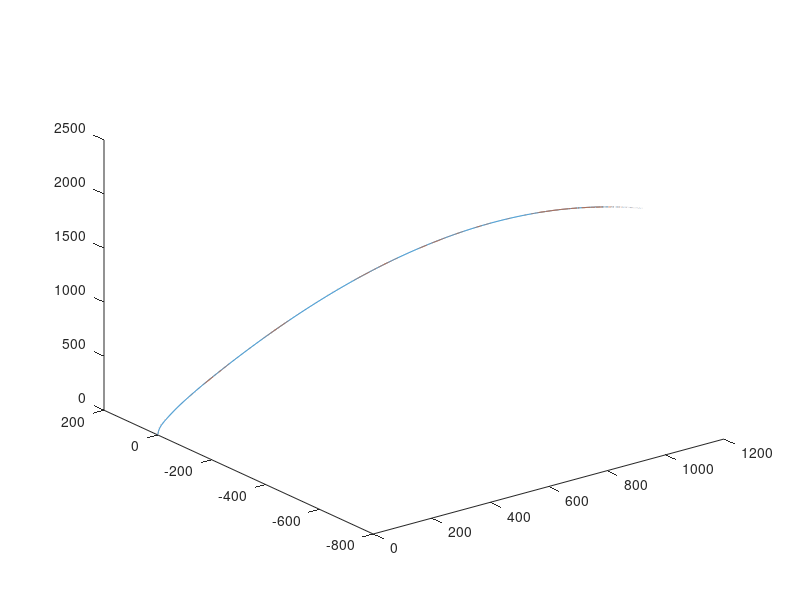
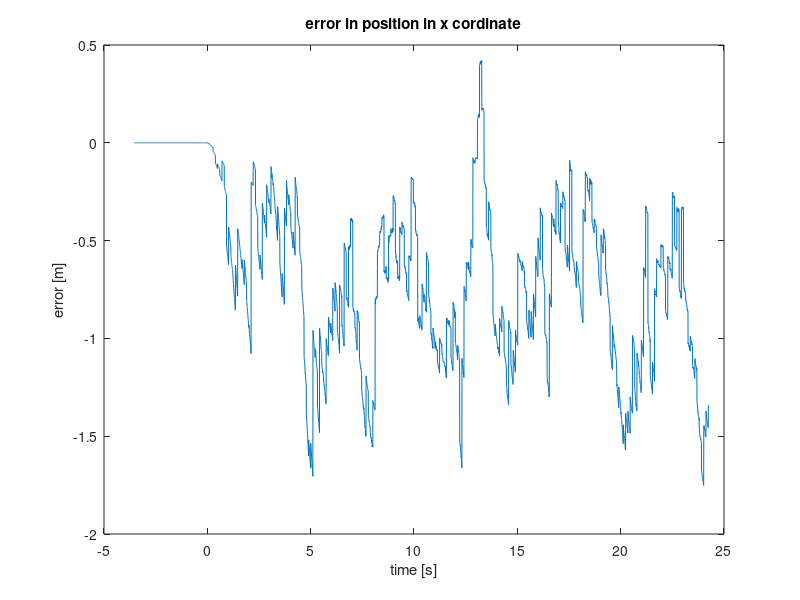
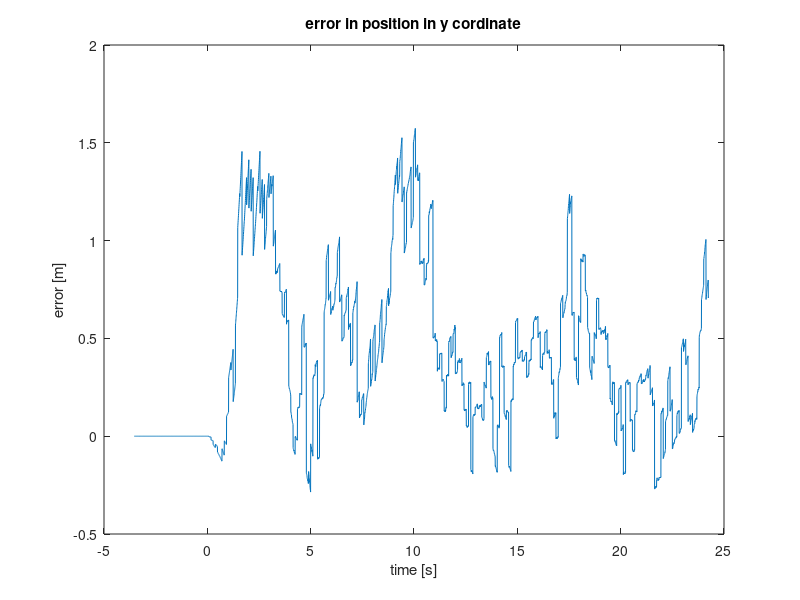
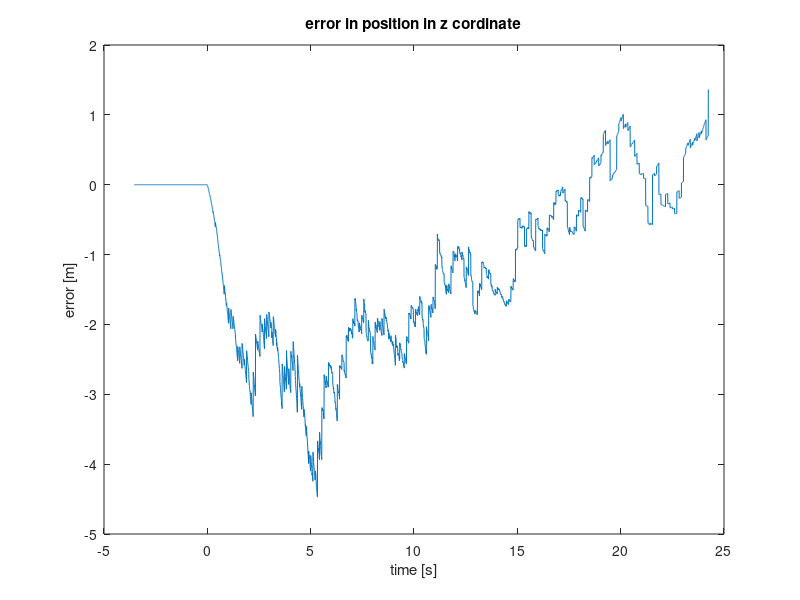

The MATLAB script that drew these images, in order:
%% Post process MATLAB script for navigation code
clc,close all,clear all
%%read data
state_data = csvread('state_data.csv');
kalman_state_data = csvread('kalman_state_data.csv');

%% trajectory plot
plot3(state_data(:,2),state_data(:,3),state_data(:,4))
hold on
plot3(kalman_state_data(:,2),kalman_state_data(:,3),kalman_state_data(:,4))

%% position error plots
% x chord error
figure

interp_state_x = interp1(state_data(:,1),state_data(:,2),kalman_state_data(:,1));
plot(kalman_state_data(:,1),kalman_state_data(:,2)-interp_state_x)
title("error in position in x cordinate")
xlabel("time [s]")
ylabel("error [m]")

% x chord error
figure

interp_state_y = interp1(state_data(:,1),state_data(:,3),kalman_state_data(:,1));
plot(kalman_state_data(:,1),kalman_state_data(:,3)-interp_state_y)
title("error in position in y cordinate")
xlabel("time [s]")
ylabel("error [m]")

% z chord error
figure

interp_state_z = interp1(state_data(:,1),state_data(:,4),kalman_state_data(:,1));
plot(kalman_state_data(:,1),kalman_state_data(:,4)-interp_state_z)
title("error in position in z cordinate")
xlabel("time [s]")
ylabel("error [m]")

%% vel error plots
